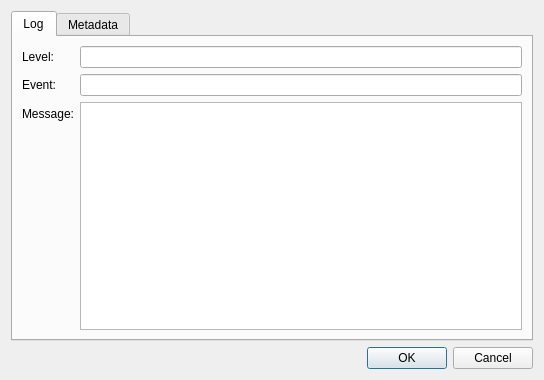
<?xml version="1.0" encoding="UTF-8"?>
<ui version="4.0">
 <class>executionLogDialog</class>
 <widget class="QDialog" name="executionLogDialog">
  <property name="geometry">
   <rect>
    <x>0</x>
    <y>0</y>
    <width>544</width>
    <height>380</height>
   </rect>
  </property>
  <property name="windowTitle">
   <string>Log</string>
  </property>
  <layout class="QVBoxLayout" name="verticalLayout">
   <item>
    <widget class="QTabWidget" name="tabWidget">
     <property name="currentIndex">
      <number>0</number>
     </property>
     <widget class="QWidget" name="tab">
      <attribute name="title">
       <string>Log</string>
      </attribute>
      <layout class="QFormLayout" name="formLayout">
       <item row="0" column="0">
        <widget class="QLabel" name="label">
         <property name="text">
          <string>Level:</string>
         </property>
        </widget>
       </item>
       <item row="1" column="0">
        <widget class="QLabel" name="label_2">
         <property name="text">
          <string>Event:</string>
         </property>
        </widget>
       </item>
       <item row="2" column="0">
        <widget class="QLabel" name="label_3">
         <property name="text">
          <string>Message:</string>
         </property>
        </widget>
       </item>
       <item row="0" column="1">
        <widget class="QLineEdit" name="levelLineEdit"/>
       </item>
       <item row="1" column="1">
        <widget class="QLineEdit" name="eventLineEdit"/>
       </item>
       <item row="2" column="1">
        <widget class="QTextEdit" name="messageTextEdit"/>
       </item>
      </layout>
     </widget>
     <widget class="QWidget" name="tab_2">
      <attribute name="title">
       <string>Metadata</string>
      </attribute>
      <layout class="QFormLayout" name="formLayout_2">
       <item row="0" column="0">
        <widget class="QLabel" name="label_4">
         <property name="text">
          <string>Metadata:</string>
         </property>
        </widget>
       </item>
       <item row="1" column="0">
        <widget class="QLabel" name="label_5">
         <property name="text">
          <string>Created At:</string>
         </property>
        </widget>
       </item>
       <item row="0" column="1">
        <widget class="QTextEdit" name="metadataTextEdit"/>
       </item>
       <item row="1" column="1">
        <widget class="QDateTimeEdit" name="createAtDateTimeEdit"/>
       </item>
      </layout>
     </widget>
    </widget>
   </item>
   <item>
    <widget class="QDialogButtonBox" name="buttonBox">
     <property name="orientation">
      <enum>Qt::Orientation::Horizontal</enum>
     </property>
     <property name="standardButtons">
      <set>QDialogButtonBox::StandardButton::Cancel|QDialogButtonBox::StandardButton::Ok</set>
     </property>
    </widget>
   </item>
  </layout>
 </widget>
 <resources/>
 <connections>
  <connection>
   <sender>buttonBox</sender>
   <signal>accepted()</signal>
   <receiver>executionLogDialog</receiver>
   <slot>accept()</slot>
   <hints>
    <hint type="sourcelabel">
     <x>248</x>
     <y>254</y>
    </hint>
    <hint type="destinationlabel">
     <x>157</x>
     <y>274</y>
    </hint>
   </hints>
  </connection>
  <connection>
   <sender>buttonBox</sender>
   <signal>rejected()</signal>
   <receiver>executionLogDialog</receiver>
   <slot>reject()</slot>
   <hints>
    <hint type="sourcelabel">
     <x>316</x>
     <y>260</y>
    </hint>
    <hint type="destinationlabel">
     <x>286</x>
     <y>274</y>
    </hint>
   </hints>
  </connection>
 </connections>
</ui>
